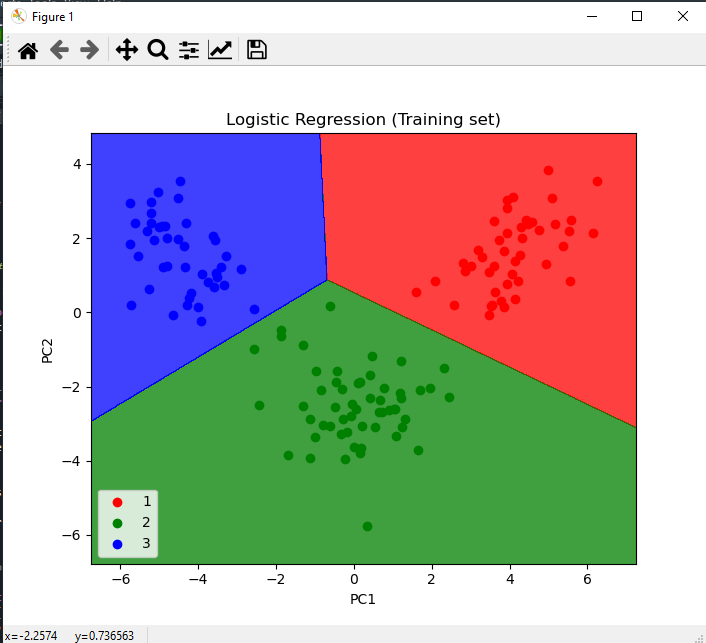

Reproduce this figure in Python.
# Linear Discriminant Analysis (LDA)

import numpy as np
import matplotlib.pyplot as plt
import pandas as pd

dataset = pd.read_csv('Wine.csv')
X = dataset.iloc[:, :-1].values
y = dataset.iloc[:, -1].values

print("######################################################")

#Splitting the dataset into the Training set and Test set
from sklearn.model_selection import train_test_split
X_train, X_test, y_train, y_test = train_test_split(X, y, test_size = 0.2, random_state = 0 )

#y = y.reshape(len(y),1)

# Feature Scaling (must be applied for Dimensionality Reduction)
from sklearn.preprocessing import StandardScaler
sc_X = StandardScaler()
X_train = sc_X.fit_transform(X_train)
X_test = sc_X.fit_transform(X_test)

# Applying LDA
from sklearn.discriminant_analysis import LinearDiscriminantAnalysis as LDA
lda = LDA(n_components = 2)
X_train = lda.fit_transform(X_train, y_train)
X_test = lda.transform(X_test)

# Fitting the logistic regression model to training dataset
# create your regressor
from sklearn.linear_model import LogisticRegression
classifier = LogisticRegression(random_state = 0)
classifier.fit(X_train, y_train)


# Predict the test set results
y_pred = classifier.predict(X_test)

# Making Confusion Matrix
from sklearn.metrics import confusion_matrix, accuracy_score
cm = confusion_matrix(y_test, y_pred)
print(cm)
acs = accuracy_score(y_test, y_pred)
print(acs)

# Visualizing the training set results
from matplotlib.colors import ListedColormap
X_set, y_set = X_train, y_train
X1, X2 = np.meshgrid(np.arange(start = X_set[:, 0].min() - 1, stop = X_set[:, 0].max() + 1, step = 0.01),
                     np.arange(start = X_set[:, 1].min() - 1, stop = X_set[:, 1].max() + 1, step = 0.01))
plt.contourf(X1, X2, classifier.predict(np.array([X1.ravel(), X2.ravel()]).T).reshape(X1.shape),
             alpha = 0.75, cmap = ListedColormap(('red', 'green', 'blue')))
plt.xlim(X1.min(), X1.max())
plt.ylim(X2.min(), X2.max())
for i, j in enumerate(np.unique(y_set)):
    plt.scatter(X_set[y_set == j, 0], X_set[y_set == j, 1],
                c = ListedColormap(('red', 'green', 'blue'))(i), label = j)
plt.title('Logistic Regression (Training set)')
plt.xlabel('PC1')
plt.ylabel('PC2')
plt.legend()
plt.show()

"""# Visualizing the test set results
from matplotlib.colors import ListedColormap
X_set, y_set = X_test, y_test
X1, X2 = np.meshgrid(np.arange(start = X_set[:, 0].min() - 1, stop = X_set[:, 0].max() + 1, step = 0.01),
                     np.arange(start = X_set[:, 1].min() - 1, stop = X_set[:, 1].max() + 1, step = 0.01))
plt.contourf(X1, X2, classifier.predict(np.array([X1.ravel(), X2.ravel()]).T).reshape(X1.shape),
             alpha = 0.75, cmap = ListedColormap(('red', 'green', 'blue')))
plt.xlim(X1.min(), X1.max())
plt.ylim(X2.min(), X2.max())
for i, j in enumerate(np.unique(y_set)):
    plt.scatter(X_set[y_set == j, 0], X_set[y_set == j, 1],
                c = ListedColormap(('red', 'green', 'blue'))(i), label = j)
plt.title('Logistic Regression (Test set)')
plt.xlabel('PC1')
plt.ylabel('PC2')
plt.legend()
plt.show()"""
